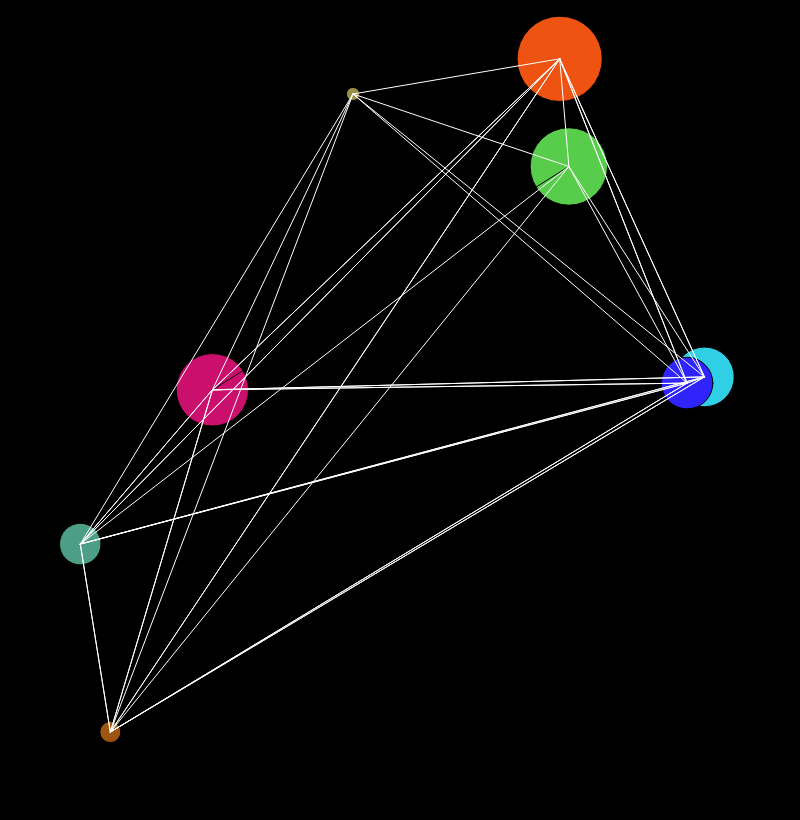
Frame 1 (no input)
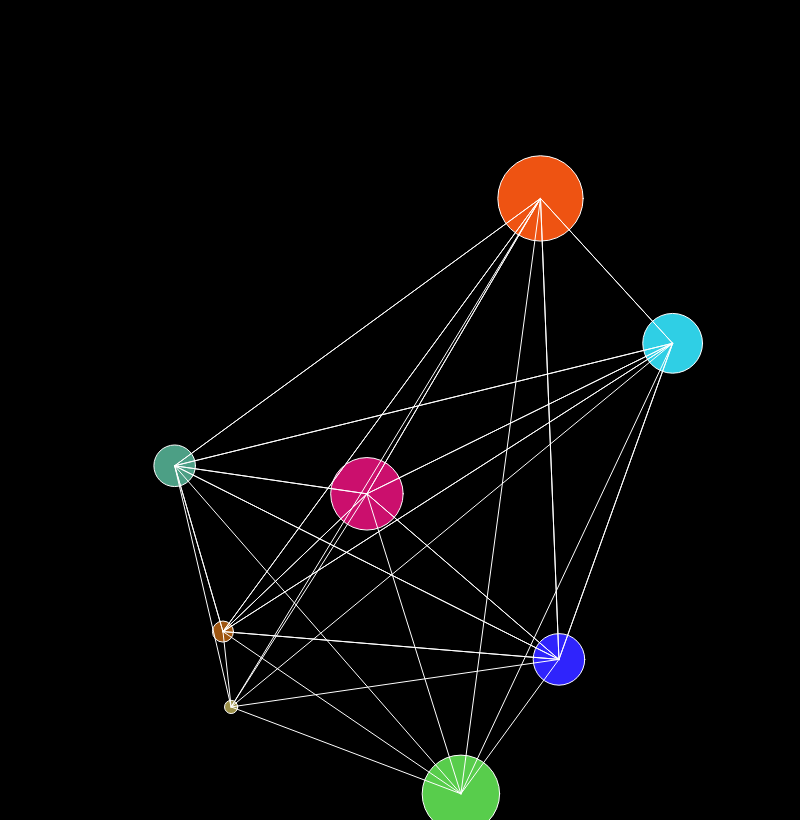
Frame 60 (no input)
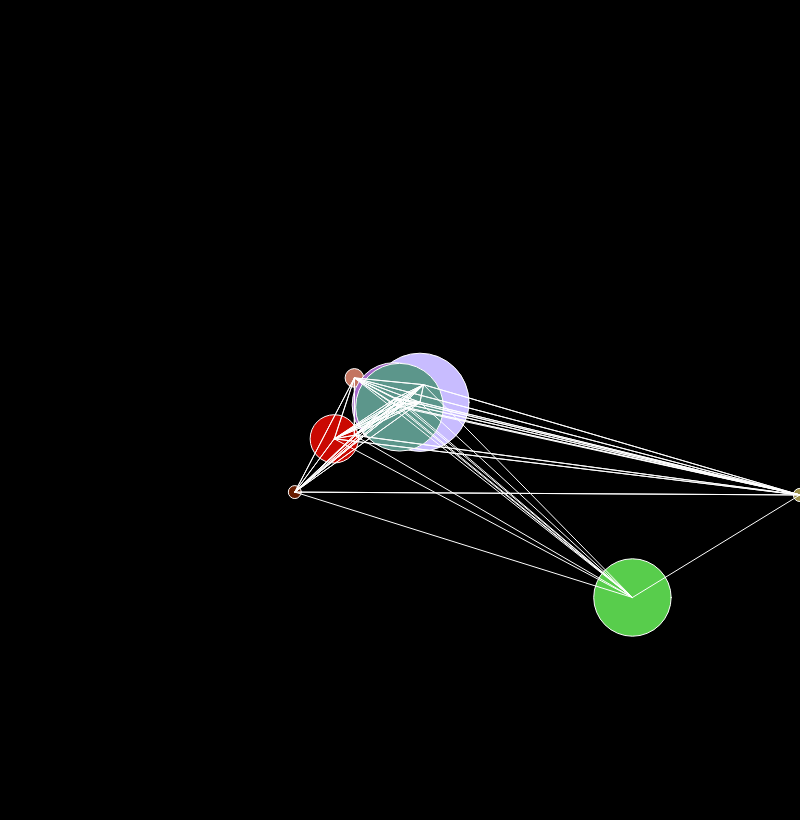
Frame 120 (the mouse pressed at the canvas centre since frame 60)

The p5.js sketch that drew these frames (run headless with seeded random() and noise() and a simulated clock; from frame 60 on, the mouse is pressed at the canvas centre):

// p5.js sketch
// ── sketch.js
// zoom out to 67%
// you can add elements by clicking
// longer click more elements added

var con =[]
var max_connections = 20
var white_true = false



function setup() {
  createCanvas(800, 820);
  
  for (let i = 0; i<8; i++)
  { 
  con.push(new Connection(random(width), random(height), random(10,100), [random(255),random(255),random(255)], random(-5,5), random(-5,5)))
  }
  }

function draw() {
  if (white_true)
  {
    backgr =  200;
    str_backgr = 0
  }
  else if (!white_true) {
    backgr = 0
    str_backgr = 255
  }
  
  
  background(backgr);
  
  for (let i = 0; i<con.length; i++)
  {
  con[i].move()
  con[i].display()
  con[i].dont_leave()
  }
  
  for (let i = 0; i<con.length-1; i++)
  {
    for (let j = 1; j < con.length; j++)
    {
      line(con[i].x, con[i].y, con[j].x, con[j].y)
      // stroke(random(255),random(255),random(255))
      stroke(str_backgr)
    }
  }
  
  add_element()
  
  if (frameCount % 250 == 0 && con.length<max_connections)
  {
    con.push((new Connection(random(width), random(height), random(10,100), [random(255),random(255),random(255)], random(-5,5), random(-5,5))))
  }
  
  if (con.length == max_connections - 1) {
    remove_quant = random(6,10)
    con.splice(random(max_connections - remove_quant), remove_quant)
  }
  
  if (frameCount % 2000 == 0)
  {
    if (white_true)
      white_true = false
    else {
      white_true = true 
    }
  
  }
  if (frameCount % 5000 == 0)
  {
    str_backgr = [255,0,255] 
    white_true = "banana"
  }
}


  


class Connection {
  constructor(x, y, size, col, xspeed, yspeed) {
    this.x = x
    this.y = y
    this.size = size
    this.col = col
    this.xspeed = xspeed
    this.yspeed = yspeed
  }
  
  move()
  {
    this.x += this.xspeed
    this.y += this.yspeed
  }
  
  
  dont_leave() {
  if (this.x > width) 
  {
    this.x = 0
    this.xspeed = random(-5,5)
  }  else if (this.x<0)
  {
    this.x = width
    this.xspeed = random(-5,5)
  }
    else if (this.y>height)
    {
    this.y = 0
    this.yspeed = random(-5,5)  
    }
    else if (this.y<0)
    {
    this.y = height
    this.xspeed = random(-5,5)
    }
  
}
  
  display()
  {
    fill(this.col)
    ellipse(this.x, this.y, this.size, this.size)
  }
}

function add_element() {
  if (mouseIsPressed) {
    con.push(new Connection(mouseX, mouseY, random(10,100), [random(255),random(255),random(255)], random(-5,5), random(-5,5)))    
  }
  
  
}
 
